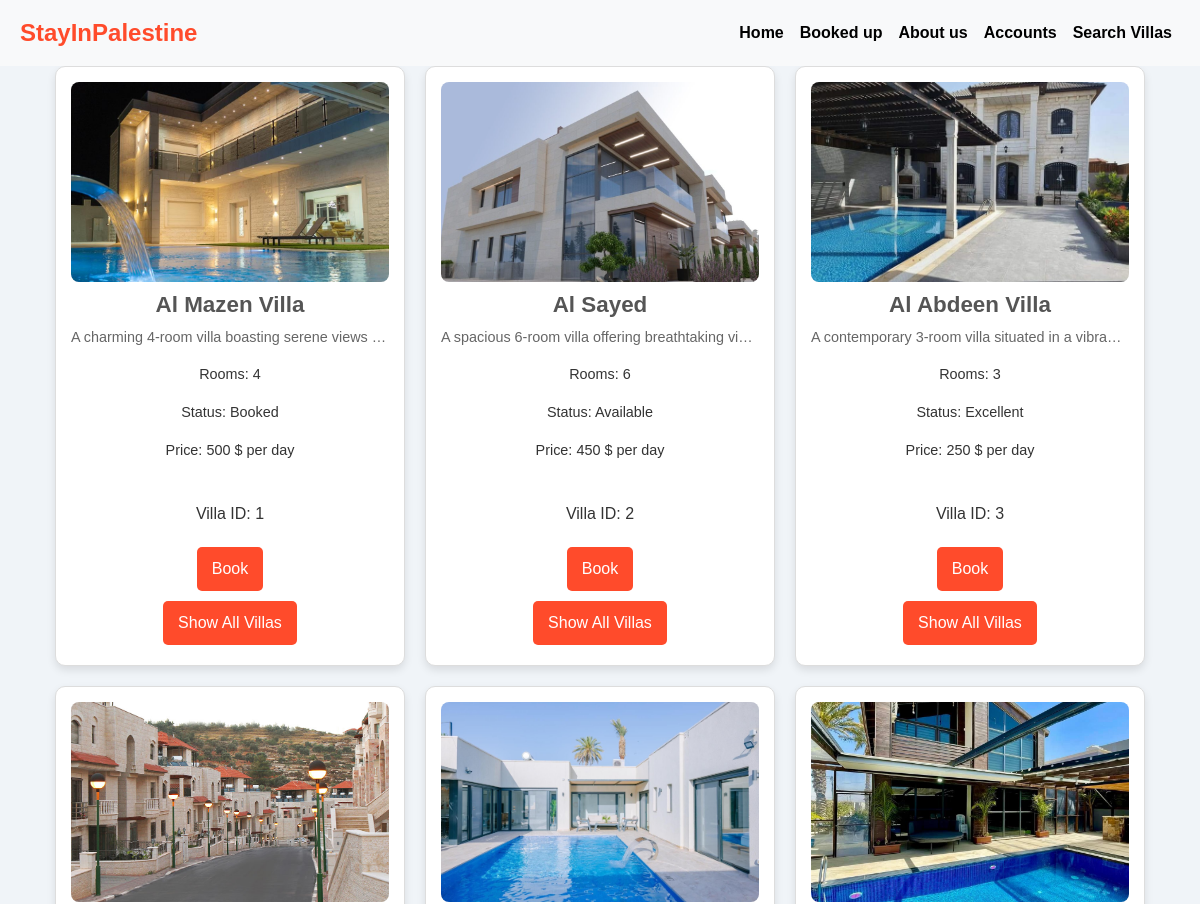
Before: /villas/Jericho/ (upper part) with the older database file.
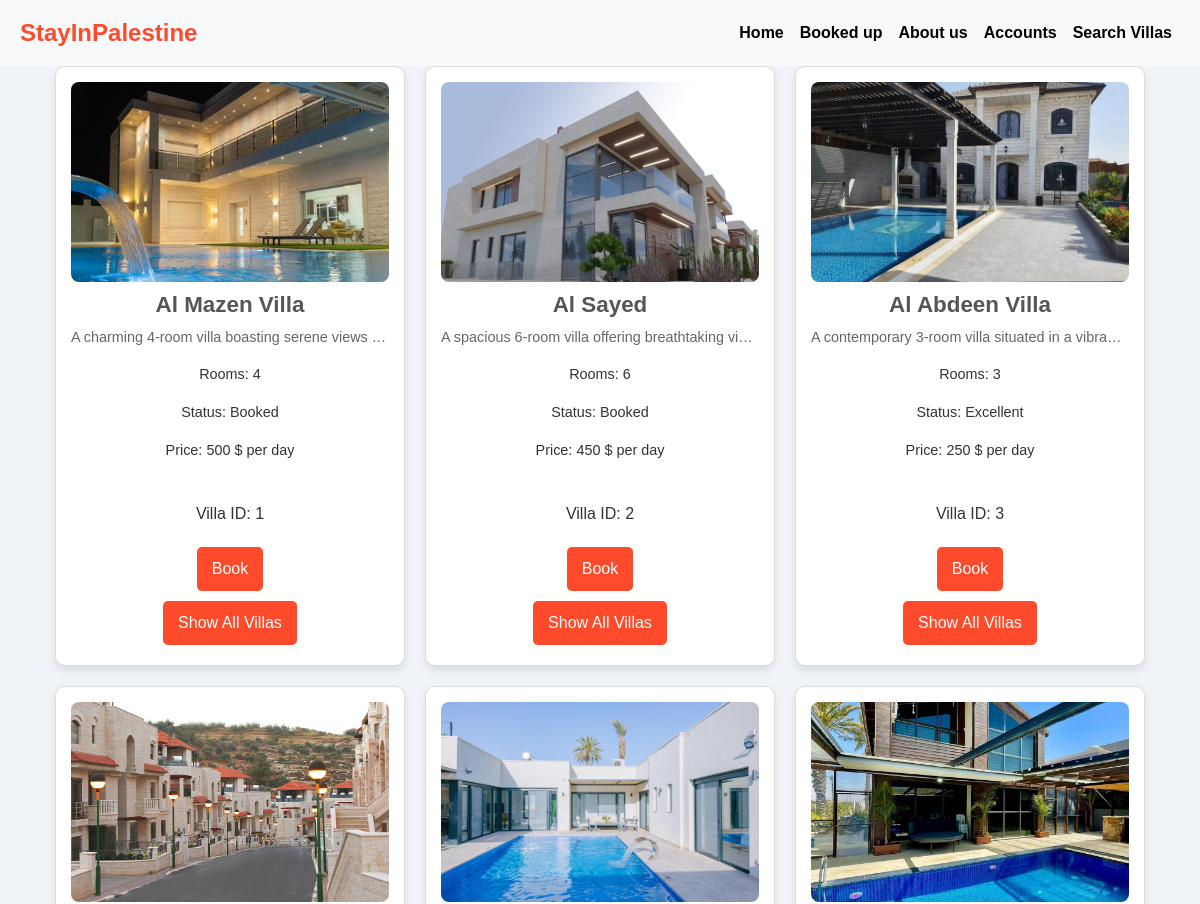
After: the same page with the newer database file.
### group/models.py (models this page shows)
class villas(models.Model):
    image = models.ImageField(upload_to='img')
    name = models.CharField(max_length=30)
    desc = models.TextField()
    rooms = models.IntegerField()
    status = models.CharField(max_length=20)
    location = models.CharField(max_length=30)
    price = models.IntegerField()
    user_id = models.ForeignKey(user, on_delete=models.CASCADE)

### group/views.py (the view)
# urls.py: path('villas/<str:location>/', views.villas_by_location, name='villas_by_location'),
def villas_by_location(request, location):
    First_name = request.session.get('First_name')
    Last_name = request.session.get('Last_name')
    if First_name and Last_name:
        user_name = f"{First_name} {Last_name}"
    else:
        user_name = None
    villass = villas.objects.filter(location=location)
    return render(request, 'villas_by_location.html', {'villas': villass ,'user_name': user_name})

### group/templates/villas_by_location.html (shortened to what this page needs)
<!DOCTYPE html>
<html lang="en">
<head>
    {% load static %}
    <link href="https://stackpath.bootstrapcdn.com/bootstrap/4.5.2/css/bootstrap.min.css" rel="stylesheet">
    <link rel="stylesheet" href="{% static 'css/location.css' %}">
</head>
<body>
      <nav class="navbar navbar-expand-lg bg-light">
        <a class="navbar-brand" href="{% url 'index' %}">StayInPalestine</a>
        <div class="collapse navbar-collapse" id="navbarNav">
            <ul class="navbar-nav ml-auto">
                <li class="nav-item">
                    <a class="nav-link" href="{% url 'index' %}">Home</a>
                </li>
                <li class="nav-item">
                    <a class="nav-link" href="{% url 'booked' %}">Booked up</a>
                </li>
                <li class="nav-item">
                    <a class="nav-link" href="{% url 'about' %}">About us</a>
                </li>
                    {% if user_name %}
                    <a class="nav-link" href="{% url 'logout' %}">Logout</a>
                {% else %}
                <li class="nav-item">
                    <a class="nav-link" href="{% url 'login' %}">Accounts</a>
                    {% endif %}
                </li>
                <li class="nav-item">
                    <a class="nav-link" href="{% url 'villas' %}">Search Villas</a>
                </li>
            </ul>
        </div>
    </nav>
        <div class="villa-details">
          {% for villa in villas %}
              <div class="villa-card">
                  <img src="{{ villa.image.url }}" class="villa-image" alt="Villa Image">
                  <h2 class="villa-name">{{ villa.name }}</h2>
                  <p class="villa-desc">{{ villa.desc }}</p>
                  <p class="villa-rooms">Rooms: {{ villa.rooms }}</p>
                  <p class="villa-status">Status: {{ villa.status }}</p>
                  <p class="villa-price">Price: {{ villa.price }} $ per day</p>
                  <div class="villa-actions">
                      <p class="villa-id">Villa ID: {{ villa.id }}</p>
                      <a href="{% url 'booking' villa.id %}" class="action-button">Book</a>
                      <a href="{% url 'villas' %}" class="action-button">Show All Villas</a>
                  </div>
              </div>
          {% endfor %}
        </div>
</body>
</html>

Changed rows visible on the page:
changed villas "Al Sayed": status "Available" → "Booked"
